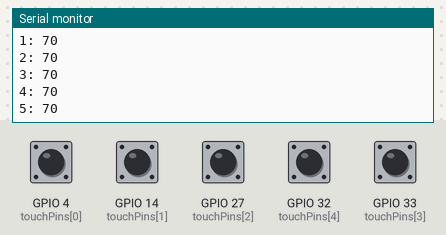
A sketch run on a simulated ESP32. On the bench: the last lines printed to the serial monitor. The inputs (shaded band) are chosen by the test bench; at power-on: GPIO 4 (touchPins[0]), GPIO 14 (touchPins[1]), GPIO 27 (touchPins[2]), GPIO 32 (touchPins[4]), GPIO 33 (touchPins[3]) HIGH. WiFi joins after 1.5 s; servers stay silent unless stated.

Above: at 2.7 s.
2.8 s: GPIO 4 (touchPins[0]) pulled LOW for 1 s
At 3.16 s:
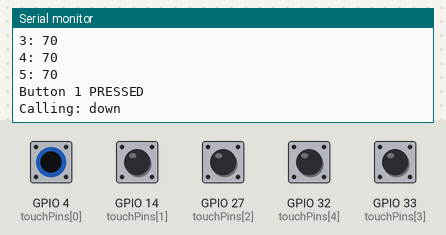
5.3 s: GPIO 14 (touchPins[1]) pulled LOW for 1 s
At 5.66 s:
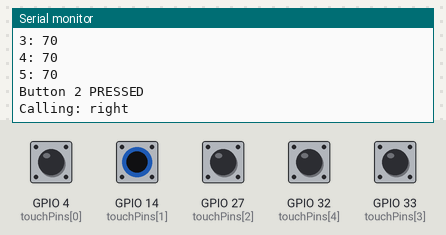
7.8 s: GPIO 27 (touchPins[2]) pulled LOW for 1 s
At 8.16 s:
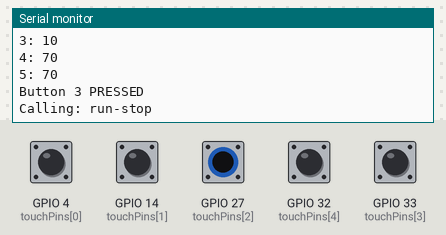
10.3 s: GPIO 32 (touchPins[4]) pulled LOW for 1 s
At 10.66 s:
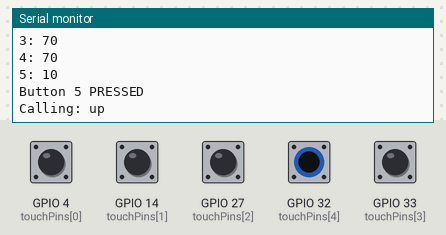
12.8 s: GPIO 33 (touchPins[3]) pulled LOW for 1 s
At 13.16 s:
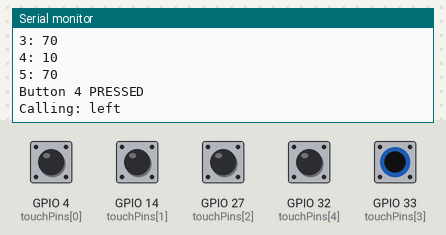
Timing chart, 0 to 15.8 s (numbered marks = the images above; inputs shaded):
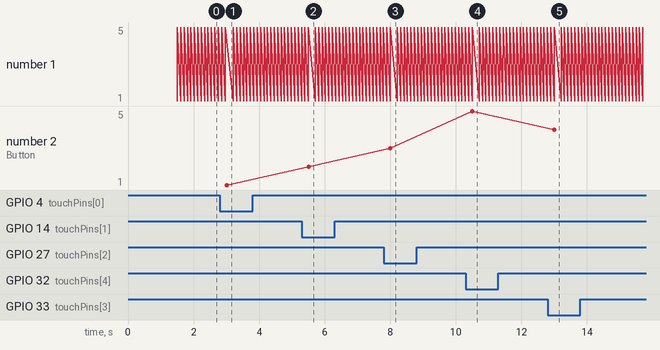

The sketch:

albilab_touch_board.ino
```cpp
#include <WiFi.h>
#include <WiFiClientSecure.h>
#include <HTTPClient.h>

// -------------------- Wi-Fi ---------------------------------------------------
const char* ssid     = "";   // fill in your Wi-Fi
const char* password = "";

// -------------------- Albilab server & HTTP header ---------------------------
const char* ALBILAB_BASE_URL  = "";
const char* AUTH_HEADER_NAME  = "Authorization";
const char* AUTH_HEADER_VALUE = "Basic ";

// -------------------- Touch sensors ------------------------------------------
const byte NUM_TOUCH = 5;
const byte touchPins[NUM_TOUCH] = {4, 14, 27, 33, 32};          // T0–T4
const char* btnId[NUM_TOUCH]    = {"down", "right", "run-stop", "left", "up"};

const int   THRESHOLD       = 50;   // lower => more sensitive
const unsigned long MIN_TIME = 200; // ms, debounce
const unsigned long DEBUG_MS = 100; // print raw values every n ms

// -------------------- State variables ----------------------------------------
bool          pressed [NUM_TOUCH] = {false};
bool          counting[NUM_TOUCH] = {false};
unsigned long pressStart[NUM_TOUCH];
unsigned long lastDebug = 0;

// -----------------------------------------------------------------------------
// HTTPS GET with custom header
void callButtonUrl(const char* id) {
  static WiFiClientSecure client;
  client.setInsecure();                    // ignore TLS cert (self-signed)
  HTTPClient https;

  String url = String(ALBILAB_BASE_URL) + id;
  Serial.print("Calling: "); Serial.println(url);

  if (https.begin(client, url)) {
    https.addHeader(AUTH_HEADER_NAME, AUTH_HEADER_VALUE);
    int code = https.GET();
    Serial.print("HTTP code: "); Serial.println(code);
    https.end();
  } else {
    Serial.println("HTTPS.begin() failed");
  }
}

// -----------------------------------------------------------------------------
// Wi-Fi connect / reconnect
void wifiConnect() {
  Serial.print("Connecting to \""); Serial.print(ssid); Serial.println("\"...");
  WiFi.mode(WIFI_STA);
  WiFi.begin(ssid, password);

  unsigned long t0 = millis();
  while (WiFi.status() != WL_CONNECTED && millis() - t0 < 15000) {
    delay(250);
    Serial.print('.');
  }
  if (WiFi.status() == WL_CONNECTED) {
    Serial.println("\nWi-Fi OK, IP: " + WiFi.localIP().toString());
  } else {
    Serial.println("\nWi-Fi failed, will retry later.");
  }
}

// -----------------------------------------------------------------------------
void setup() {
  Serial.begin(115200);
  wifiConnect();
}

// -----------------------------------------------------------------------------
void loop() {
  unsigned long now = millis();

  // reconnect attempt every 10 s
  static unsigned long lastWifiTry = 0;
  if (WiFi.status() != WL_CONNECTED && now - lastWifiTry > 10000) {
    lastWifiTry = now;
    wifiConnect();
  }

  for (byte i = 0; i < NUM_TOUCH; ++i) {
    int val = touchRead(touchPins[i]);

    if (now - lastDebug >= DEBUG_MS) {
      Serial.print(i + 1); Serial.print(": "); Serial.println(val);
    }

    if (val < THRESHOLD) {                               // finger detected
      if (!pressed[i]) {
        if (!counting[i]) {                              // start debounce
          counting[i]   = true;
          pressStart[i] = now;
        } else if (now - pressStart[i] >= MIN_TIME) {    // valid press!
          pressed[i]  = true;
          counting[i] = false;
          Serial.print("Button "); Serial.print(i + 1); Serial.println(" PRESSED");

          if (WiFi.status() == WL_CONNECTED) {
            callButtonUrl(btnId[i]);
          } else {
            Serial.println("No Wi-Fi, URL not called.");
          }
        }
      }
    } else {                                            // released
      pressed[i]  = false;
      counting[i] = false;
    }
  }

  if (now - lastDebug >= DEBUG_MS) lastDebug = now;
  delay(5);
}
```

Measured:
- after the input at 2.8 s, the serial monitor: prints a new line after 0.06 s (image 1)
- after the input at 5.3 s, the serial monitor: prints a new line after 0.10 s (image 2)
- after the input at 7.8 s, the serial monitor: prints a new line after 0.10 s (image 3)
- after the input at 10.3 s, the serial monitor: prints a new line after 0.10 s (image 4)
- after the input at 12.8 s, the serial monitor: prints a new line after 0.09 s (image 5)
